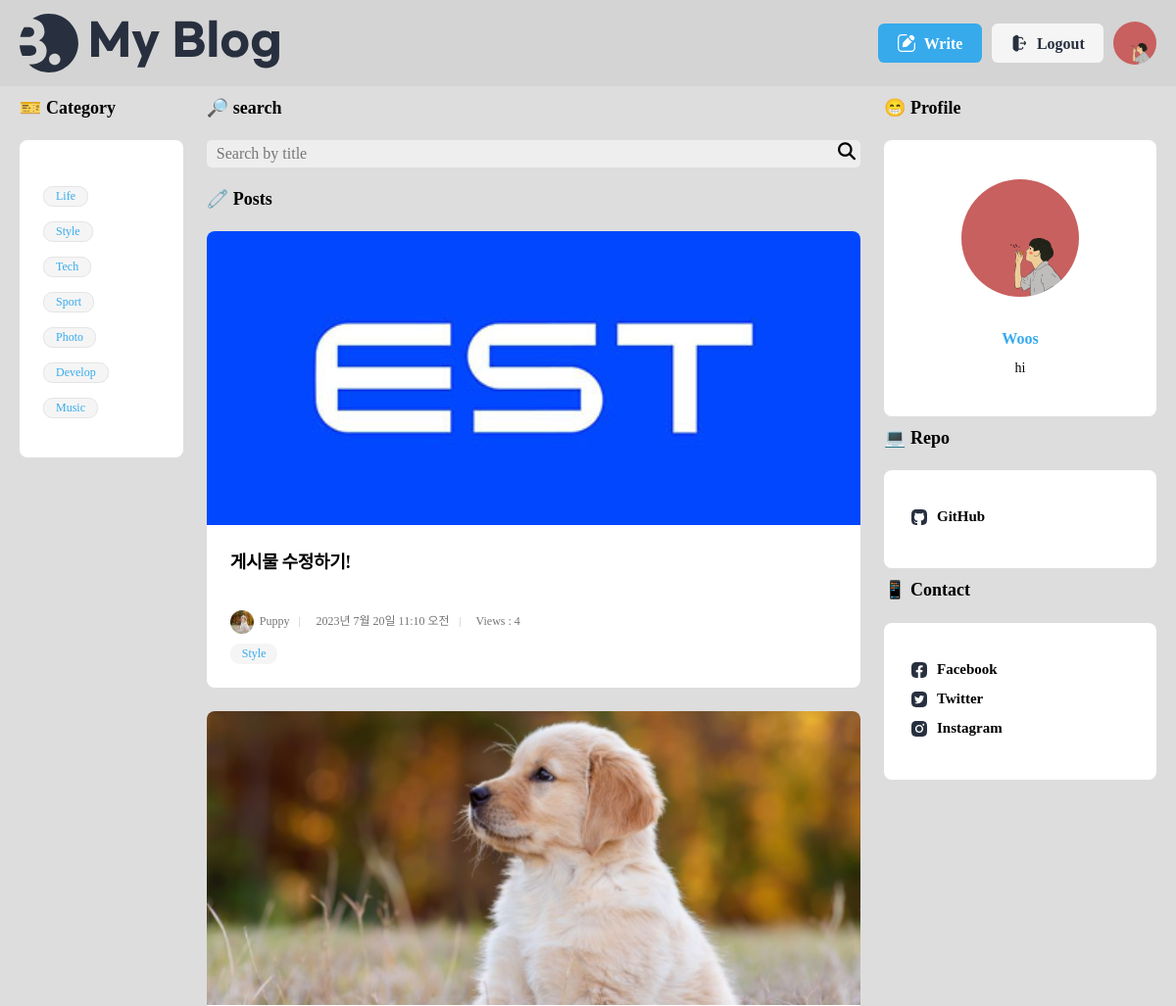
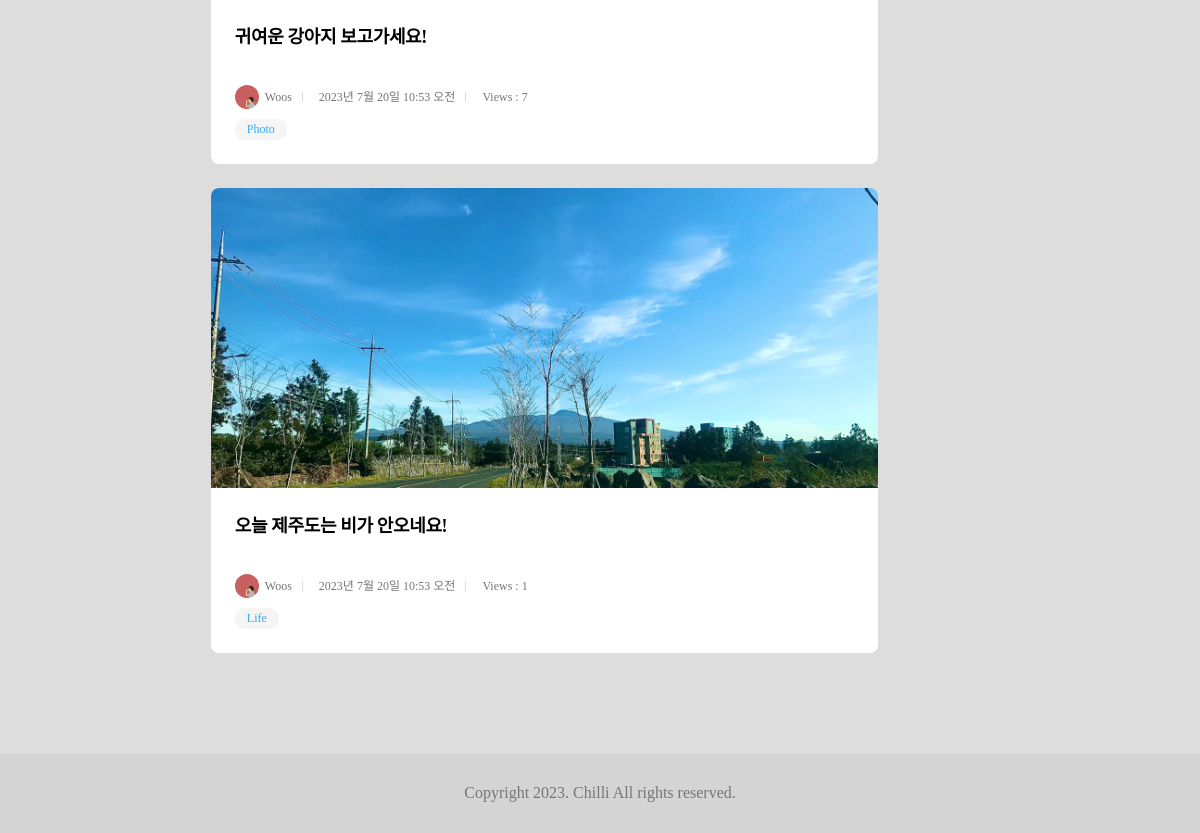
Page /blog/ (signed in) on the committed database (2 pictures, top to bottom).
### user/models.py (models this page shows)
class User(AbstractUser):
    username = None
    email = models.EmailField(unique=True, max_length=255)
    is_profile = models.BooleanField(default=False)
    is_staff = models.BooleanField(default=False)
    is_superuser = models.BooleanField(default=False)
    is_active = models.BooleanField(default=True)
    date_joined = models.DateTimeField(auto_now_add=True)
    last_login = models.DateTimeField(auto_now=True, null=True, blank=True)
    USERNAME_FIELD = 'email'
    EMAIL_FIELD = 'email'
    REQUIRED_FIELDS = []
    objects = UserManager()

class Profile(models.Model):
    user = models.OneToOneField('User', on_delete=models.CASCADE)
    name = models.CharField(default='닉네임', max_length=50, null=True, blank=True)
    avatarUrl = models.ImageField(upload_to='user/media',null=True,blank=True)
    aboutMe = models.TextField(default='자신을 소개해주세요 :)',null=True, blank=True)
    created_at = models.DateTimeField(auto_now_add=True)
    updated_at = models.DateTimeField(auto_now=True)

### blog/models.py (models this page shows)
class Post(models.Model):
    title = models.CharField(max_length=30)
    content = models.TextField()
    writer = models.ForeignKey(User, on_delete=models.CASCADE)
    status = models.CharField(default='active', max_length=20)
    thumbnail = models.ImageField(upload_to='blog/media',null=True,blank=True)
    views = models.IntegerField(default=0)
    created_at = models.DateTimeField(auto_now_add=True)
    updated_at = models.DateTimeField(auto_now=True)

class Category(models.Model):
    post = models.OneToOneField("Post", on_delete=models.CASCADE)
    created_at = models.DateTimeField(auto_now_add=True)
    name = models.CharField(max_length=20)

### blog/views.py (the view)
# urls.py: path('', Index.as_view() , name='list'),
class Index(View):
    def get(self, request):
        post_objs = Post.objects.all().filter(status='active').order_by('-created_at')
        categories = ['Life','Style','Tech','Sport','Photo','Develop','Music']
        context = {
            "posts": post_objs,
            "categories": categories
        }
        return render(request, 'blog/post_list.html', context)

### blog/templates/blog/post_list.html (shortened to what this page needs)
{% extends 'base.html' %}
{% load static %}
{% block content %}
    <main>
        <div class="max-width">
            <section class='first_section'>
                <h3>😁 Profile</h3>
                {% if request.user.is_authenticated %}
                    <aside class="about">
                        {% if request.user.profile.avatarUrl.url %}
                            <img src="{{request.user.profile.avatarUrl.url}}" alt="" class="user-profile" />
                        {% else %}
                            <img src="{%static 'user/image/basic_profile.jpg'%}" alt="" class="user-profile" />
                        {% endif %}
                        <p class="user-name">{{request.user.profile.name}}</p>
                        <p class="user-description">{{request.user.profile.aboutMe}}
                    </aside>
                {% else %}
                    <aside class="about">
                        <img src="{%static 'user/image/basic_profile.jpg'%}" alt="" class="user-profile" />
                        <p class="user-name">User Name</p>
                        <p class="user-description">Please Login :)</p>
                    </aside>
                {% endif %}
                <h3>💻 Repo</h3>
                <aside class="about">
                    <ul class="sns">
                        <li>
                            <a href="https://github.com/Hyunwooz/Django-blog">
                                <img src="{% static 'blog//assets/Github.svg' %}" alt="GitHub" /> GitHub
                            </a>
                        </li>
                    </ul>
                </aside>
                <h3>📱 Contact</h3>
                <aside class="about">
                    <ul class="sns">
                        <li>
                            <a href="#">
                                <img src="{% static 'blog/assets/Facebook.svg' %}" alt="Facebook" /> Facebook
                            </a>
                        </li>
                        <li>
                            <a href="#">
                                <img src="{% static 'blog/assets/Twitter.svg' %}" alt="Twitter" /> Twitter
                            </a>
                        </li>
                        <li>
                            <a href="#">
                                <img src="{% static 'blog/assets/Instagram.svg' %}" alt="Instagram" /> Instagram
                            </a>
                        </li>
                    </ul>
                </aside>
            </section>
            <section class='second_section'>
                <h3>🔎 search</h3>
                <div class="header-search">
                    <form action="{% url 'blog:search' %}" method="get">
                        <input class='header-search__text' placeholder="Search by title" ,type="text" , name="keyword" , required>
                        <button class='header-search__btn' type='submit'><i class="fa-solid fa-magnifying-glass"></i></button>
                    </form>
                </div>
                <h3>🧷 Posts</h3>
                {% if posts %}
                <ul class="posts">
                    {% for post in posts %}
                    <li>
                        <a href="{% url 'blog:detail' pk=post.pk %}" class="post">
                            <article>
                                {% if post.thumbnail %}
                                    <div class="img-wrap" style="background-image: url({{ post.thumbnail }}); background-size: cover; background-position: center;">
                                    </div>
                                {% endif %}
                                <div class="contents-wrap">
                                    <h3>{{post.title}}</h3>
                                    <dl class="author-wrap">
                                        <dd class="author">
                                            {% if post.writer.profile.avatarUrl.url %}
                                                <img src="{{post.writer.profile.avatarUrl.url}}" alt="" />
                                            {% else %}
                                                <img src="{%static 'user/image/basic_profile.jpg'%}" alt="" />
                                            {% endif %}
                                            {{ post.writer.profile.name }}
                                        </dd>
                                        <dd class="created">{{post.created_at}}</dd>
                                        <dd class="views">Views : {{post.views}}</dd>
                                    </dl>
                                    <dl class="category">
                                        <dd>{{ post.category.name }}</dd>
                                    </dl>
                                </div>
                            </article>
                        </a>
                    </li>
                    {% endfor %}
                </ul>
                {% else %}
                    <p class="nonexistent">작성된 게시물이 없습니다.</p>
                {% endif %}
            </section>
            <section class='third_section'>
                <h3>🎫 Category</h3>
                    <aside class="about">
                        <ul class="categories">
                            {% for category in categories %}
                                <li>
                                    <form action="{% url 'blog:category' %}" method="get">
                                        <button class='category_search' type='submit'>{{category}}</button>
                                    </form>
                                </li>
                            {% endfor %}
                        </ul>
                    </aside>
            </section>
        </div>
    </main>
{% endblock %}

### templates/base.html (shortened to what this page needs)
<!DOCTYPE html>
<html lang="ko">
    {% load static %}
    <head>
        <link rel="stylesheet" href="{% static 'blog/css/reset.css' %}" />
		<link rel="stylesheet" as="style" crossorigin href="https://cdn.jsdelivr.net/gh/orioncactus/pretendard/dist/web/static/pretendard.css" />
		<link rel="stylesheet" href="{% static 'blog/css/global.css' %}" />
		<link
        rel="stylesheet"
        href="https://cdnjs.cloudflare.com/ajax/libs/font-awesome/6.4.0/css/all.min.css"
        />
		<link rel="stylesheet" href="{% static 'blog/css/header.css' %}" />
		<link rel="stylesheet" href="{% static 'blog/css/footer.css' %}" />
		<link rel="stylesheet" href="{% static 'blog/css/about.css' %}" />
		<link rel="stylesheet" href="{% static 'blog/css/button.css' %}" />
		<link rel="stylesheet" href="{% static 'blog/css/category.css' %}" />
		<link rel="stylesheet" href="{% static 'blog/css/author.css' %}" />
		<link rel="stylesheet" href="{% static 'blog/css/post.css' %}" />
		<link rel="stylesheet" href="{% static 'blog/css/posts.css' %}" />
		<link rel="stylesheet" href="{% static 'blog/css/main.css' %}" />
        <link rel="stylesheet" href="{% static 'blog/css/wrapbox.css' %}" />
		<link rel="stylesheet" href="{% static 'blog/css/view.css' %}" />
		<link rel="stylesheet" href="{% static 'blog/css/write.css' %}" />
		<link rel="stylesheet" href="{% static 'blog/css/comment.css' %}" />
		<link rel="stylesheet" href="{% static 'user/css/profile.css' %}" />
		<link rel="stylesheet" href="{% static 'user/css/change-pw.css' %}" />
    </head>
    <body>
		<header>
			<div class="max-width">
				<h1>
					<a href="{% url 'blog:list' %}">
						<img src="{% static 'blog/assets/Logo.svg' %}" alt="My Blog" />
					</a>
				</h1>
				<ul>
                    {% if request.user.is_authenticated %}
					<li>
						<a href="{% url 'blog:write' %}" class="button">
							<img src="{% static 'blog/assets/icon-modify-white.svg' %}" alt="" />
							<span>Write</span>
						</a>
					</li>
					<li>
						<a href="{%url 'user:logout' %}" class="button gray">
							<img src="{% static 'blog/assets/icon-logout.svg' %}" alt="" />
							<span>Logout</span>
						</a>
					</li>
					<li class="profile-img">
						<a href="{%url 'user:pf-create' %}">
							{% if request.user.profile.avatarUrl %}
								<img src="{{request.user.profile.avatarUrl.url}}" alt="" class="user-profile" />
							{% else %}
								<img src="{%static 'user/image/basic_profile.jpg'%}" alt="" class="user-profile" />
							{% endif %}
						</a>
					</li>
                    {% endif %}
				</ul>
			</div>
		</header>
        <main class="container">
            {% block content %}
            {% endblock %}
        </main>
		<footer>
			<div class="max-width">
				<h2>Copyright 2023. Chilli All rights reserved.</h2>
			</div>
		</footer>
    </body>
</html>

### static/blog/css/global.css (style rules this page uses)
:root { --main-color: rgb(55, 170, 236); --main-rgb: 55, 171, 236; --outline-border: rgb(55, 160, 236); --red-color: rgb(243, 124, 75); --red-rgb: 243, 124, 75; --black-color: #28303f; --white-color: #fff; --gray-color: #767676; --border-color: #ddd; --gray-background-light: #dddddd; --gray-background: #f5f5f5; --gray-text: #6f6f6f; --border-radius: 0.4em; }
h1, a, div, p, section, article, input, textarea { box-sizing: border-box; }
a { text-decoration: none; color: inherit; }
html { font-size: 10px; }
body { font-size: 1.6rem; line-height: 1.4; }
input, button { font-size: inherit; font-family: inherit; }
button { cursor: pointer; }
a { border-radius: 0.8rem; overflow: hidden; }
img { vertical-align: bottom; }
body { background: var(--gray-background-light); }
.max-width { width: 1300px; max-width: calc(100% - 4rem); margin: 0 auto; }

### static/blog/css/header.css (style rules this page uses)
header { background-color: #d4d4d4; }
header .max-width { display: flex; align-items: center; justify-content: space-between; gap: 4rem; padding: 1rem 0; }
header h1 { font-size: 3rem; }
header h1 a { display: block; padding: 0.4rem; margin-left: -0.4rem; }
header h1 a img { display: block; height: 6rem; }
header ul { display: flex; align-items: center; gap: 1rem; }
.profile-img a { width: 4.4rem; height: 4.4rem; display: block; border-radius: 50%; }
.profile-img img { width: 100%; height: 100%; object-fit: cover; }
header .button { text-transform: none; }

### static/blog/css/footer.css (style rules this page uses)
footer { background: #d4d4d4;; margin-top: 10rem; }
footer .max-width { display: flex; align-items: center; justify-content: center; height: 8rem; position: relative; }
footer h2 { color: var(--gray-color); }

### static/blog/css/about.css (style rules this page uses)
.about { flex-basis: calc((100% - 2.4rem * 3) / 4); flex-shrink: 0; align-self: flex-start; padding: 4rem 2.4rem 4rem; box-sizing: border-box; border-radius: var(--border-radius); background: var(--white-color); text-align: center; font-size: 2rem; }
.about .user-profile { width: 12rem; height: 12rem; object-fit: cover; border-radius: 50%; margin-bottom: 2rem; }
.about .user-name { color: var(--main-color); font-weight: bold; font-size: 1.6rem; margin: 1.2rem 0 0.8rem; }
.about .user-description { font-size: 1.4rem; padding: 0 0.4rem; }
.categories { display: flex; flex-wrap: wrap; flex-direction: column; align-items: flex-start; justify-content: center; gap: 0.8rem; }
.categories li .category_search { background: var(--gray-background); color: var(--gray-text); font-size: 1.2rem; border-radius: calc(var(--border-radius) * 2); border: 1px solid rgb(228, 228, 228); color: rgb(55, 170, 236);; padding: 0.2rem 1.2rem; }
.sns { display: flex; flex-direction: column; gap: 0.6rem; justify-content: center; margin-top: -0.4rem; }
.sns a { display: flex; padding: 0.4rem; line-height: 1; font-size: 1.5rem; font-weight: bold; }
.sns img { width: 1.6rem; display: block; margin-right: 1rem; }

### static/blog/css/button.css (style rules this page uses)
.button { display: inline-flex; align-items: center; justify-content: center; gap: 0.8rem; height: 4rem; padding: 0.2rem 1.2em 0; border: 0; border-radius: var(--border-radius); background: var(--main-color); color: var(--white-color); text-transform: uppercase; font-weight: bold; line-height: 1; }
.button img { height: 1.2em; margin-top: -0.2rem; vertical-align: middle; }
.button.gray { background: var(--gray-background); color: var(--black-color); }

### static/blog/css/category.css (style rules this page uses)
.category { display: flex; flex-wrap: wrap; color: var(--main-color); }
.category dd { margin-right: 0.4rem; padding: 0.2rem 1.2rem; border-radius: calc(var(--border-radius) * 2); background: var(--gray-background); font-size: 1.2rem; }

### static/blog/css/author.css (style rules this page uses)
.author-wrap { display: flex; gap: 1rem; color: #767676; font-size: 1.2rem; }
.author-wrap dd { display: flex; align-items: center; gap: 0.6rem; margin-bottom: 1rem; }
.author img { width: 2em; height: 2em; border-radius: 50%; }
.created::before { content: ""; display: block; width: 1px; height: 0.8em; margin-right: 1rem; background: var(--border-color); }
.views::before { content: ""; display: block; width: 1px; height: 0.8em; margin-right: 1rem; background: var(--border-color); }

### static/blog/css/posts.css (style rules this page uses)
.posts { display: flex; flex-direction: column; gap: 2.4rem; }
.first_section { width: 25%; }
.third_section { width: 15%; }
.second_section { width: 60%; }
.header-search { position: relative; width: 100%; margin-bottom: 2rem; }
.header-search__text { border-radius: 5px; width: 100%; background-color: rgb(238, 238, 238); border: none; padding: 5px 20px 5px 10px; }
.header-search__btn { position: absolute; background: none; border: none; padding: 0; font-size: 1.8rem; bottom: 5px; right: 5px; }

### rows in the picture
User: user.profile.avatarUrl (placeholder picture), user.profile.name "Woos", user.profile.aboutMe "hi"
Post: thumbnail (picture), title "게시물 수정하기!", writer.profile.avatarUrl (picture), writer.profile.name "Puppy", created_at "2023년 7월 20일 11:10 오전", views "4", category.name "Style"
Post: thumbnail (picture), title "귀여운 강아지 보고가세요!", writer.profile.avatarUrl (placeholder picture), writer.profile.name "Woos", created_at "2023년 7월 20일 10:53 오전", views "7", category.name "Photo"
Post: thumbnail (picture), title "오늘 제주도는 비가 안오네요!", writer.profile.avatarUrl (placeholder picture), writer.profile.name "Woos", created_at "2023년 7월 20일 10:53 오전", views "1", category.name "Life"

### other values in the picture
{{ category }} "Life" "Style" "Tech" "Sport" "Photo" "Develop" "Music"
